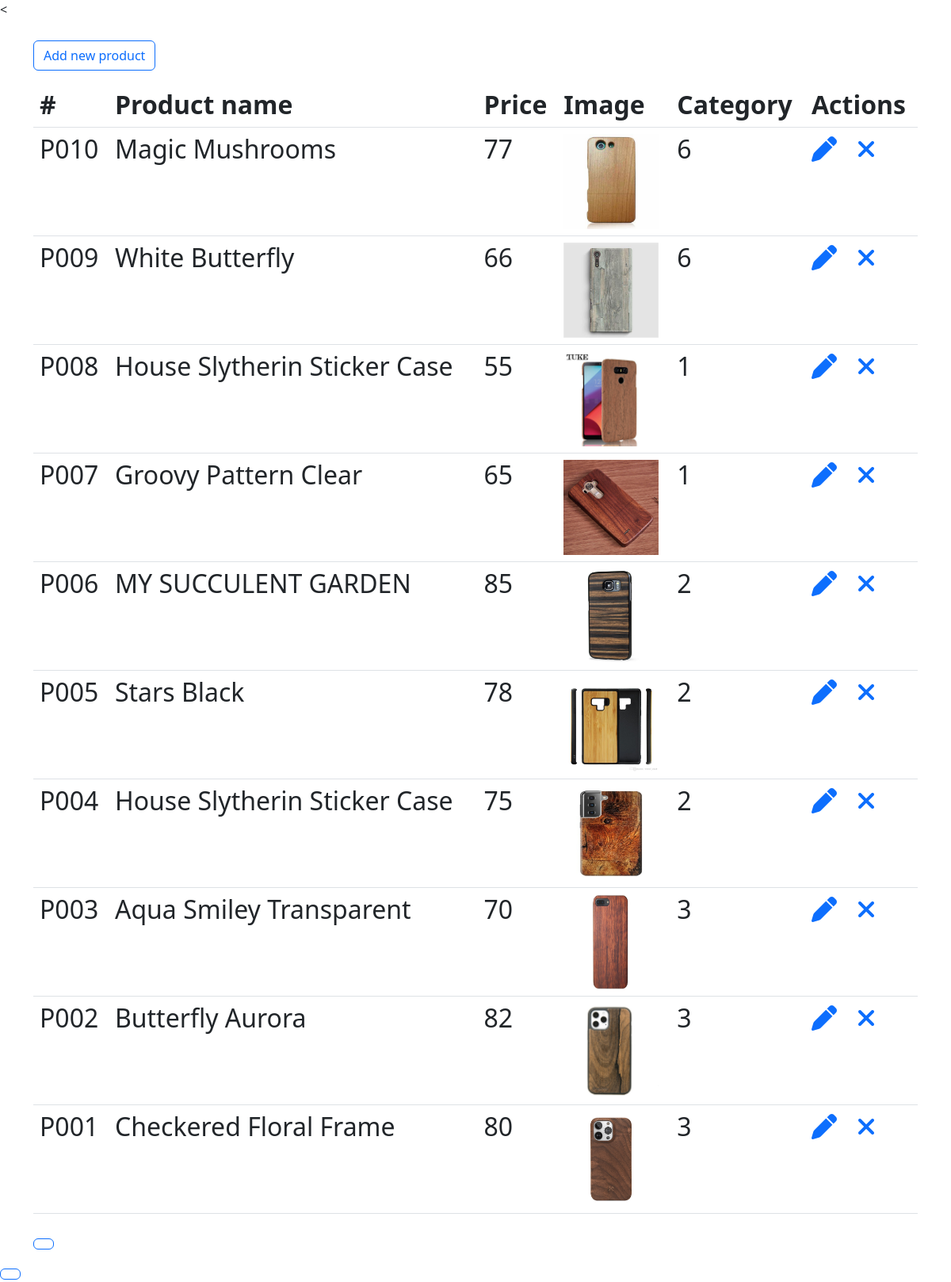
The app's page /product-list.php with its own data.
### tables this page shows
create table product
(
	productID varchar(10) not null primary key,
    productName varchar(50) not null,
    productPrice int not null,
    productImage varchar(20) null,
    productDetails varchar(500) null,
    categoryID int not null,
    constraint fk_catid foreign key (categoryID) 
	references category(categoryID)    
);

### product-list.php (the view, shortened to what this page needs)
<?php
    require_once("connection/connectdb.php");
?>
<?php
    try {
        $sql = "select * from product order by productID desc";
        $stmt = $conn->prepare($sql);
        $stmt->execute();
    } catch (PDOExceptn $ex) {
        echo "Error: " . $ex->getMessage();
    }
?>
<!DOCTYPE html>
<htm lang="en">
<head>
    <<link href="https://cdn.jsdelivr.net/npm/bootstrap@5.2.3/dist/css/bootstrap.min.css" rel="stylesheet">
    <link href="https://cdnjs.cloudflare.com/ajax/libs/font-awesome/6.2.1/css/all.min.css" rel="stylesheet">
</head>
<body>
    <div class="container mt-4">
        <p><h2>
        <p><a href= "#" title="Add product "class="btn btn-outline-primary"</p> Add new product
        <table class="table table-hover">
            <thead>
                <tr>
                    <th>#</th>
                    <th>Product name</th>
                    <th>Price</th>
                    <th>Image</th>
                    <th>Category</th>
                    <th>Actions</th>
                </tr>
            </thead>
            <tbody>
            <?php while ($row = $stmt->fetch()) { ?>
                <tr>
                    <td><?= $row['productID'] ?></td>
                    <td><?= $row['productName'] ?></td>
                    <td><?= $row['productPrice'] ?></td>
                    <td>
                        <a href="#" title="<?= $row['productDetails'] ?>">
                            <img src="images\products\<?= $row['productImage'] ?>"
                                 alt="no image" height="120px" width="120px">
                        </a>
                    </td>
                    <td><?= $row['categoryID'] ?></td>
                    <td>
                        <a href="product-edit.php?id=<?= $row['productID'] ?>" title="edit"><i class="fa-solid fa-pen"></i></a> &nbsp;
                        <a href="product-delete.php?id=<?= $row['productID'] ?>"
                         title="delete" onclick="return confirm('Are you sure?');">
                         <i class="fa-solid fa-xmark"></i></a>
                    </td>
                </tr>
                <?php } ?>
            </tbody>
        </table>
    </div>
</body>

### records on screen
product: productID "P010", productName "Magic Mushrooms", productPrice "77", productImage (picture), categoryID "6"
product: productID "P009", productName "White Butterfly", productPrice "66", productImage (picture), categoryID "6"
product: productID "P008", productName "House Slytherin Sticker Case", productPrice "55", productImage (picture), categoryID "1"
product: productID "P007", productName "Groovy Pattern Clear", productPrice "65", productImage (picture), categoryID "1"
product: productID "P006", productName "MY SUCCULENT GARDEN", productPrice "85", productImage (picture), categoryID "2"
product: productID "P005", productName "Stars Black", productPrice "78", productImage (picture), categoryID "2"
product: productID "P004", productName "House Slytherin Sticker Case", productPrice "75", productImage (picture), categoryID "2"
product: productID "P003", productName "Aqua Smiley Transparent", productPrice "70", productImage (picture), categoryID "3"
product: productID "P002", productName "Butterfly Aurora", productPrice "82", productImage (picture), categoryID "3"
product: productID "P001", productName "Checkered Floral Frame", productPrice "80", productImage (picture), categoryID "3"
